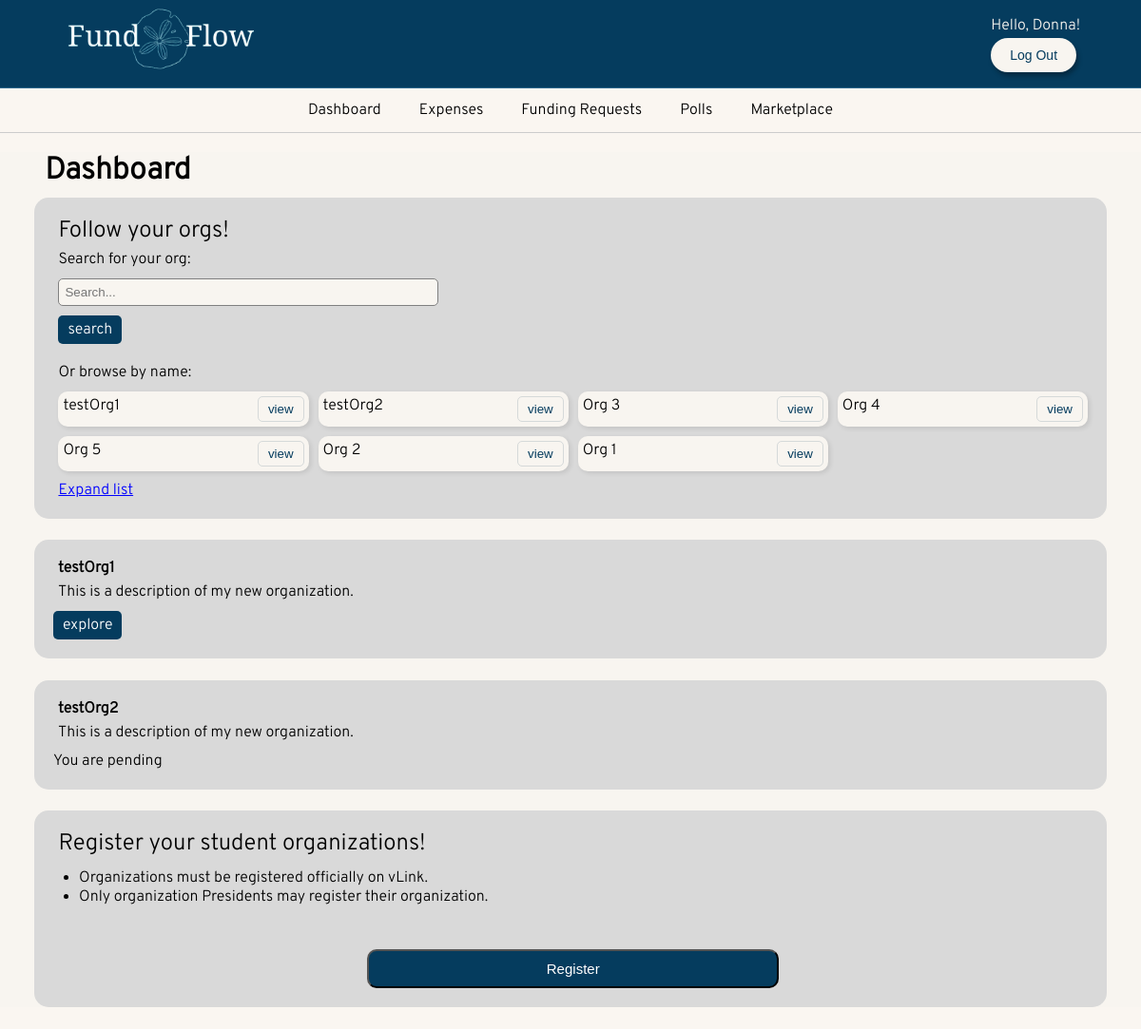
The page /dashboard/ (signed in) on the database as committed earlier.
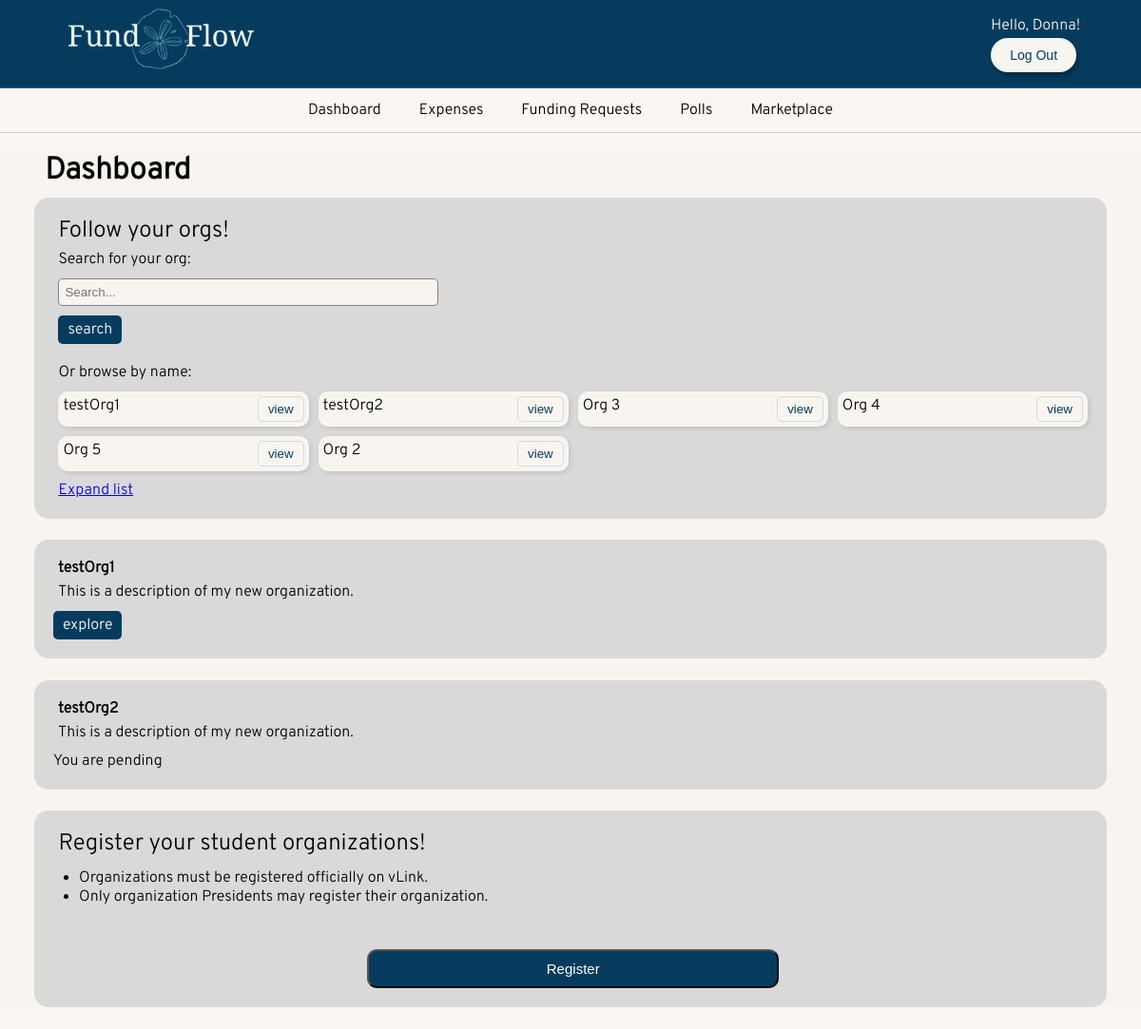
The same page on the database as committed later.
### FundFlow/models.py (models this page shows, shortened)
class Organization(models.Model):
    name= models.CharField(max_length=255, unique=True)
    description = models.TextField(blank=True, null=True)
    president = models.ForeignKey(User, on_delete=models.CASCADE, related_name='president_of', blank=True, null=True)
    treasurer = models.ForeignKey(User, on_delete=models.SET_NULL ,related_name='treasurer_of', blank=True, null=True)
    members = models.ManyToManyField(User, related_name='organizations', blank=True)
    pending_members = models.ManyToManyField(User, related_name='pending_organizations', blank=True)
    bank_email= models.EmailField(verbose_name='Email Address', unique=False, blank=True, null=True)

### FundFlow/views.py (the view, shortened to what this page needs)
# urls.py: path('dashboard/', views.dashboard_view, name='dashboard'),
@login_required
def dashboard_view(request):
    current_user = request.user
    curProf=UserProfile.objects.get(user=current_user)
    orgs= Organization.objects.all()
    belongsOrgs= Organization.objects.filter(members=current_user)
    pendsOrgs= Organization.objects.filter(pending_members=current_user)
    user_type= curProf.user_type
    print(user_type)
    context = {
        'orgs':orgs,
        'belongsOrgs':belongsOrgs,
        'user_type':user_type,
        'pendsOrgs':pendsOrgs
    }
    return render(request, 'dashboard.html', context)

### FundFlow/templates/dashboard.html (shortened to what this page needs)
{% extends 'base.html' %}
{% load crispy_forms_tags %}
{% block content %}
<!DOCTYPE html>
<html lang="en">
<head>
    <link rel="stylesheet" href="https://cdnjs.cloudflare.com/ajax/libs/font-awesome/6.0.0/css/all.min.css">
</head>
<body>
    <main>
        <div class="org-section">
            <label id="get-started">Dashboard</label>
            <div class="info-container">
                <div class="text-container">
                    <label id="subtitle-label">Follow your orgs!</label>
                    <label for="text-label">Search for your org:</label>
                    <form method="POST" class="join-form">
                        <input type="text" id="text-label" name="seb" placeholder="Search...">
                        <button class="explore explore-btn" name="searchBtn"  >search</button>
                    </form>
                    <p><br>Or browse by name:</p>
                    <div class="org-grid">
                        {% for org in orgs %}
                        <form method="POST" class="join-form">
                            <div class="org-item" btn="org-item" >{{org.name}}<button class="org-btn view-btn" name="org_id" value="{{org.id}}">view</button></div>
                        </form>
                        {% endfor %}
                    </div>
                    <div class="expand" id="expand-btn">Expand list</div>
                </div>
            </div>
            {% for apt in belongsOrgs %}
            <form method="POST" class="join-form">
            <div class="info-container">
                    <div class="apart-of">
                        <div class="show-belong-org-name">{{apt.name}}</div>
                        <div class="show-belong-org-description">
                            {{apt.description}}
                        </div>
                        <button class="explore explore-btn" name="apt_id" value="{{apt.id}}" >explore</button>
                    </div>
            </div>
            </form>
            {% endfor %}
            {% for apt in pendsOrgs %}
            <div class="info-container">
                    <div class="apart-of">
                        <div class="show-belong-org-name ">{{apt.name}}</div>
                        <div class="show-belong-org-description">
                            {{apt.description}}
                        </div>
                        You are pending
                    </div>
            </div>
            {% endfor %}
            <div class = "info-container">
                <div class="text-container">
                    <label id="subtitle-label">Register your student organizations!</label>
                    <ul class="list-text-container">
                        <li>Organizations must be registered officially on vLink.</li>
                        <li>Only organization Presidents may register their organization.</li>
                    </ul>
                    <a href="{% url 'registerorg' %}">
                        <button class="register-btn" >Register</button>
                    </a>
                </div>
            </div>
        </div>
    </main>
</body>
</html>
{% endblock %}

Rows that differ between the two databases and show on the page:
removed Organization: name "Org 1", {{ org.id }} 17 (drawn)
